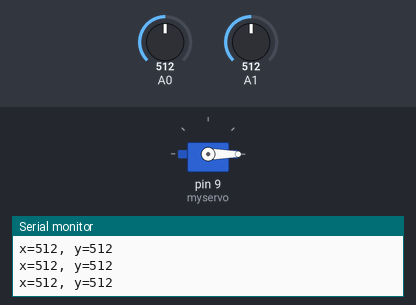
Simulated run of this sketch. Board: Arduino Uno, built with avr-gcc and run on an emulated ATmega328P. Parts: servo, the last lines printed to the serial monitor. Inputs (shaded band) come from the test bench; at power-on: A0 = 512, A1 = 512.

Above: at 1.2 s.
1.3 s: A0 set to 515
At 2.4 s:
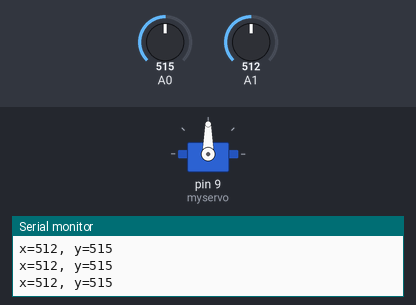
3.1 s: A0 set to 716
At 4.0 s:
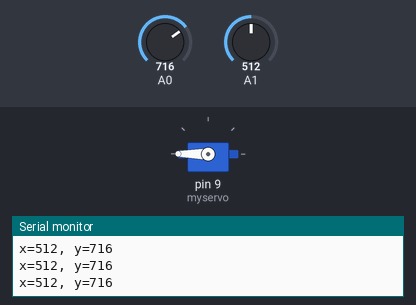
4.9 s: A0 set to 511
At 5.6 s:
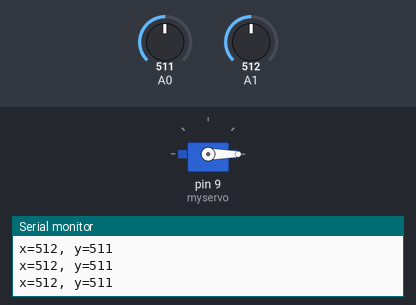
6.7 s: A0 set to 530
At 8.4 s:
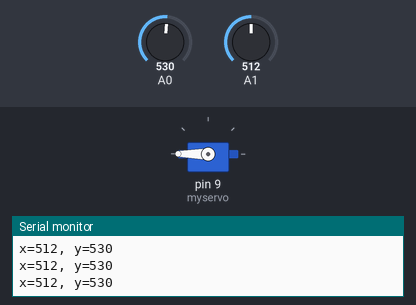
Timing chart, 0 to 9.5 s (numbered marks = the images above; inputs shaded):
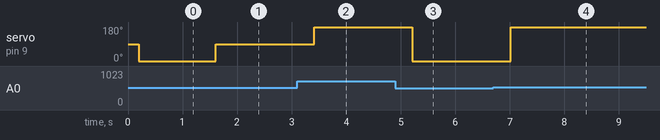

The sketch:

sketch_jun22a.ino
```cpp
#include <Servo.h>
#define VRX_PIN A1;
#define VRY_PIN A0;
Servo myservo;

int pos=0;
int xValue=0;
int yValue=0;

void setup() {
  // put your setup code here, to run once:
  myservo.attach(9);
  Serial.begin(9600);

  Serial.println("Input for servo motor");
}

void loop() {
  xValue=analogRead(A1);
  yValue=analogRead(A0);
  Serial.print("x=");
  Serial.print(xValue);
  Serial.print(", y=");
  Serial.println(yValue);
  delay(200);
  int servoP = yValue;
  if (servoP==516 || servoP==515){
    myservo.write(90);
  }
  else{
    if (servoP>520){
      myservo.write(180);
    }
    else {
      myservo.write(0);
    }

  }
  /*
    if (x>90){
    myservo.attach(9);
    myservo.write(1);

  }
  else{
    Serial.println("nije ostar");
    myservo.write(0);
    myservo.detach();
  }
  */

}
```

Measured:
- the behaviour switches between 514 and 515 on A0 (found by bisection; images 0 and 1)
- after the input at 1.3 s, servo on pin 9 (myservo): 0° → 90° after 0.31 s
- after the input at 3.1 s, servo on pin 9 (myservo): 90° → 180° after 0.31 s
- after the input at 4.9 s, servo on pin 9 (myservo): 180° → 0° after 0.32 s
- after the input at 6.7 s, servo on pin 9 (myservo): 0° → 180° after 0.32 s
